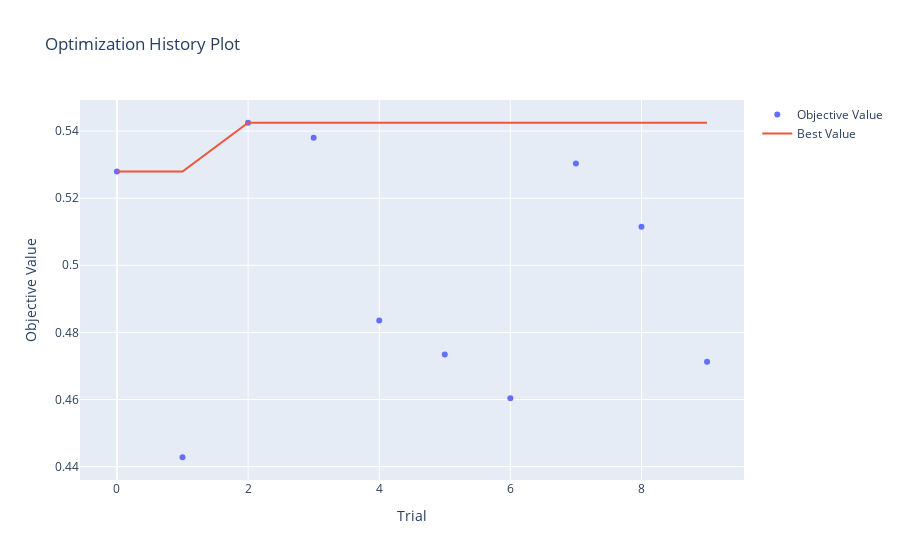
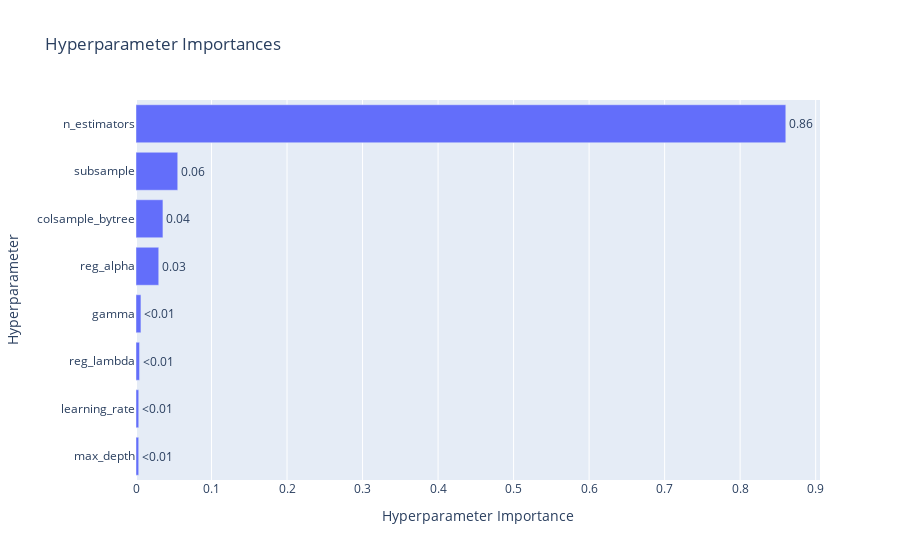

These figures' notebook cell, in order:
### Code cell
import nbformat
ov.plot_optimization_history(study).show()
ov.plot_param_importances(study).show()

### Figure 1 — Plotly figure (JSON) as saved in the notebook; plotly's stock layout.template omitted (floating-point values rounded to 4 significant figures)
{"data": [{"mode": "markers", "name": "Objective Value", "type": "scatter", "x": [0, 1, 2, 3, 4, 5, 6, 7, 8, 9], "y": [0.5279, 0.4428, 0.5425, 0.538, 0.4835, 0.4734, 0.4604, 0.5304, 0.5115, 0.4712]}, {"mode": "lines", "name": "Best Value", "type": "scatter", "x": [0, 1, 2, 3, 4, 5, 6, 7, 8, 9], "y": [0.5279, 0.5279, 0.5425, 0.5425, 0.5425, 0.5425, 0.5425, 0.5425, 0.5425, 0.5425]}, {"marker": {"color": "#cccccc"}, "mode": "markers", "name": "Infeasible Trial", "showlegend": false, "type": "scatter", "x": [], "y": []}], "layout": {"title": {"text": "Optimization History Plot"}, "xaxis": {"title": {"text": "Trial"}}, "yaxis": {"title": {"text": "Objective Value"}}}}

### Figure 2 — Plotly figure (JSON) as saved in the notebook; plotly's stock layout.template omitted (floating-point values rounded to 4 significant figures)
{"data": [{"cliponaxis": false, "hovertemplate": ["max_depth (IntDistribution): 0.003592301691199974<extra></extra>", "learning_rate (FloatDistribution): 0.0036233291158502185<extra></extra>", "reg_lambda (FloatDistribution): 0.004714172681460846<extra></extra>", "gamma (FloatDistribution): 0.006546986779853197<extra></extra>", "reg_alpha (FloatDistribution): 0.030113277141478347<extra></extra>", "colsample_bytree (FloatDistribution): 0.035679448491680185<extra></extra>", "subsample (FloatDistribution): 0.05526583434243245<extra></extra>", "n_estimators (IntDistribution): 0.8604646497560448<extra></extra>"], "name": "Objective Value", "orientation": "h", "text": ["<0.01", "<0.01", "<0.01", "<0.01", "0.03", "0.04", "0.06", "0.86"], "textposition": "outside", "type": "bar", "x": [0.003592, 0.003623, 0.004714, 0.006547, 0.03011, 0.03568, 0.05527, 0.8605], "y": ["max_depth", "learning_rate", "reg_lambda", "gamma", "reg_alpha", "colsample_bytree", "subsample", "n_estimators"]}], "layout": {"title": {"text": "Hyperparameter Importances"}, "xaxis": {"title": {"text": "Hyperparameter Importance"}}, "yaxis": {"title": {"text": "Hyperparameter"}}}}
